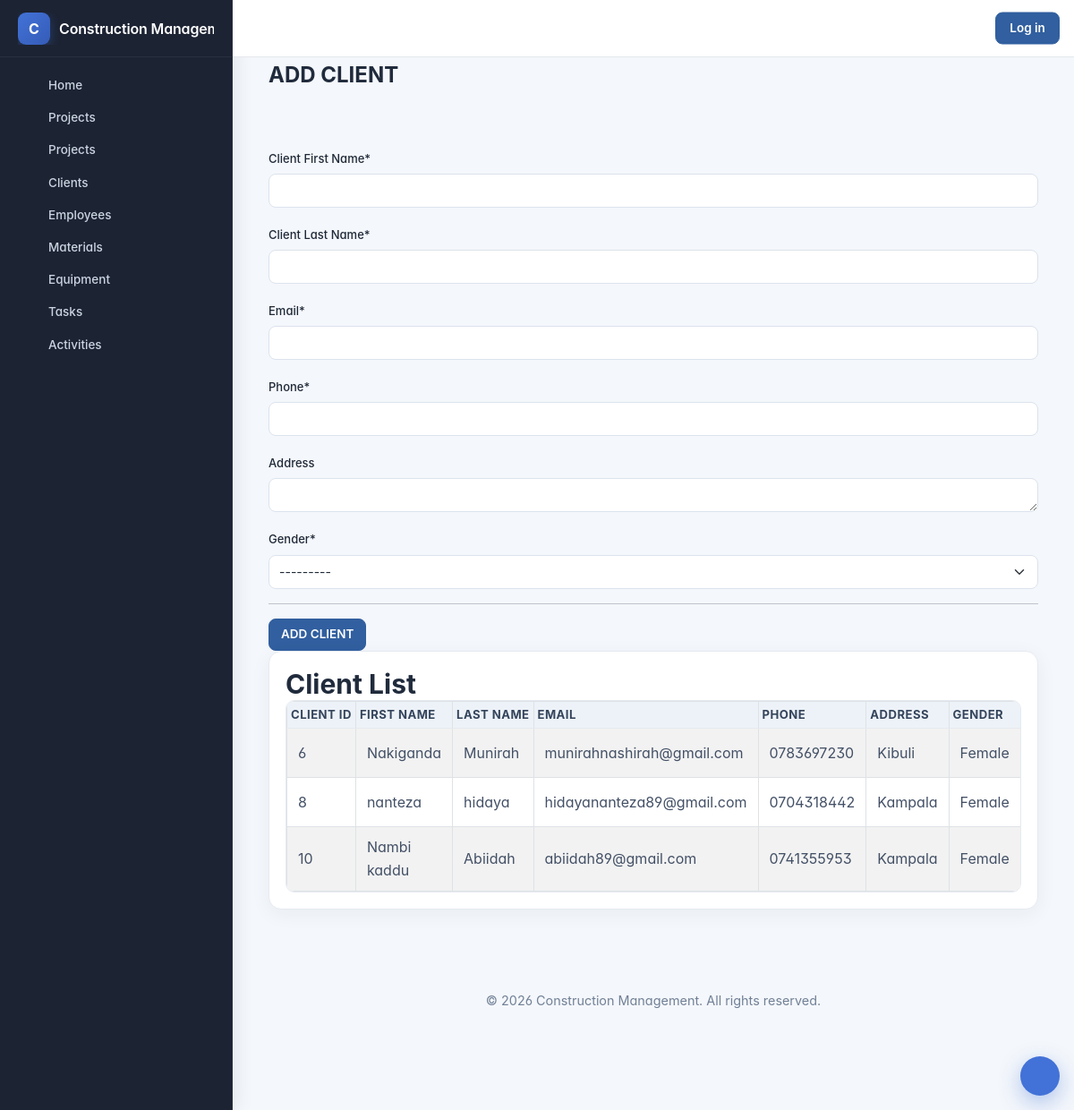
/add_client/, run on the app's committed database.
### management/models.py (models this page shows, shortened)
class Client(models.Model):
    GENDER_CHOICES = [
        ('M', 'Male'),
        ('F', 'Female')
    ]
    first_name = models.CharField(max_length=20, verbose_name=" Client First Name")
    last_name = models.CharField(max_length=20, verbose_name=" Client Last Name")
    email = models.EmailField()
    phone = models.CharField(max_length=20)
    address = models.TextField(blank=True, default='')
    gender = models.CharField(max_length=2, choices=GENDER_CHOICES)

### management/views.py (the view)
# urls.py: path('add_client/', add_client_view, name='add_client_page'),
def add_client_view(request):
    if request.method == 'POST':
        form = ClientForm(request.POST)
        if form.is_valid():
            form.save()
            messages.success(request, 'Client added successfully.')
    else:
        form = ClientForm()
    clients = Client.objects.all()
    context = {
        'form': form,
        'clients': clients,
        'msg': list(get_messages(request)),
    }
    return render(request, 'add_client.html', context)

### management/forms.py
class ClientForm(ModelForm):
    class Meta:
        model = Client
        fields = '__all__'
        widgets = {
            'address': forms.Textarea(attrs={'rows': 1}),
        }

### management/templates/add_client.html (shortened to what this page needs)
{% extends 'cooladmin_base.html' %}
{% load crispy_forms_tags %}
{% block content %}
    <div class="page-container">
    <div class="heading">
        <h2> ADD CLIENT</h2>
    </div>
    <br><br>
     <form method="POST">
        {{form|crispy}}
        <hr>
        <div class="button-container">
            <button type="submit" class="btn btn-primary">ADD CLIENT</button>
        </div>
    </form>
    <section>
        <h2>Client List</h2>
        <div class="table-responsive">
        <table class="table table-striped table-bordered table-hover table-sm">
            <thead class="thead-dark">
                <tr>
                    <th scope="col">Client ID</th>
                    <th scope="col">First Name</th>
                    <th scope="col">Last Name</th>
                    <th scope="col">Email</th>
                    <th scope="col">Phone</th>
                    <th scope="col">Address</th>
                    <th scope="col">Gender</th>
                </tr>
            </thead>
            <tbody>
                {% for client in clients %}
                    <tr>
                        <td>{{ client.id }}</td>
                        <td>{{ client.first_name }}</td>
                        <td>{{ client.last_name }}</td>
                        <td>{{ client.email }}</td>
                        <td>{{ client.phone }}</td>
                        <td>{{ client.address }}</td>
                        <td>{{ client.get_gender_display }}</td>
                    </tr>
                {% endfor %}
            </tbody>
        </table>
        </div>
    </section>
    <br><br>
    <div class="footer">
        <p>&copy; 2026 Construction Management. All rights reserved.</p>
    </div>
    </div>
{% endblock %}

### management/templates/cooladmin_base.html (shortened to what this page needs)
<!DOCTYPE html>
{% load static %}
<html lang="en">
<head>
    <link rel="stylesheet" href="{% static 'cooladmin/css/font-face.css' %}">
    <link rel="stylesheet" href="{% static 'cooladmin/vendor/fontawesome-7.3.1/css/all.min.css' %}">
    <link rel="stylesheet" href="{% static 'cooladmin/vendor/bootstrap-5.3.9.min.css' %}">
    <link rel="stylesheet" href="{% static 'cooladmin/vendor/css-hamburgers/hamburgers.min.css' %}">
    <link rel="stylesheet" href="{% static 'cooladmin/css/theme.css' %}">
    <link rel="stylesheet" href="{% static 'cooladmin/css/app.css' %}">
    <link rel="stylesheet" href="{% static 'cooladmin/css/construction.css' %}">
</head>
<body class="app">
    <div class="page-wrapper">
        <aside class="menu-sidebar" id="main-sidebar">
            <div class="logo">
                <a class="logo-link" href="{% url 'home_page' %}" aria-label="Construction Management System home">
                    <span class="logo-mark" aria-hidden="true">C</span>
                    <span class="logo-text">Construction Management</span>
                </a>
            </div>
            <div class="menu-sidebar__content">
                <nav class="navbar-sidebar" aria-label="Main navigation">
                    <ul class="list-unstyled navbar__list">
                        <li><a href="{% url 'home_page' %}"><i class="fa-solid fa-house" aria-hidden="true"></i>Home</a></li>
                        <li><a href="{% url 'project_list_page' %}"><i class="fa-solid fa-table-list" aria-hidden="true"></i>Projects</a></li>
                        <li><a href="{% url 'add_project_page' %}"><i class="fa-solid fa-building" aria-hidden="true"></i>Projects</a></li>
                        <li><a href="{% url 'add_client_page' %}"><i class="fa-solid fa-users" aria-hidden="true"></i>Clients</a></li>
                        <li><a href="{% url 'add_employee_page' %}"><i class="fa-solid fa-users-gear" aria-hidden="true"></i>Employees</a></li>
                        <li><a href="{% url 'add_material_page' %}"><i class="fa-solid fa-boxes-stacked" aria-hidden="true"></i>Materials</a></li>
                        <li><a href="{% url 'add_equipment_page' %}"><i class="fa-solid fa-truck" aria-hidden="true"></i>Equipment</a></li>
                        <li><a href="{% url 'add_task_page' %}"><i class="fa-solid fa-list-check" aria-hidden="true"></i>Tasks</a></li>
                        <li><a href="{% url 'add_activity_page' %}"><i class="fa-solid fa-clipboard-list" aria-hidden="true"></i>Activities</a></li>
                    </ul>
                </nav>
            </div>
        </aside>
        <div class="page-container">
            <header class="header-desktop">
                <div class="section__content section__content--p30">
                    <div class="container-fluid">
                        <div class="header-wrap">
                            <button class="sidebar-toggle js-sidebar-toggle" type="button" aria-label="Toggle navigation" aria-expanded="false" aria-controls="main-sidebar">
                                <i class="fa-solid fa-bars" aria-hidden="true"></i>
                            </button>
                            <div class="header-button">
                                <div class="account-wrap">
                                    {% if user.is_authenticated %}
                                        <span class="me-3">{{ user.get_username }}</span>
                                        <form method="post" action="{% url 'logout_page' %}">
                                            {% csrf_token %}
                                            <button class="btn btn-primary" type="submit">Log out</button>
                                        </form>
                                    {% else %}
                                        <a class="btn btn-primary" href="{% url 'index_page' %}">Log in</a>
                                    {% endif %}
                                </div>
                            </div>
                        </div>
                    </div>
                </div>
            </header>
            <main id="main-content" class="main-content">
                <div class="section__content section__content--p30">
                    <div class="container-fluid">
                        {% block content %}{% endblock %}
                    </div>
                </div>
            </main>
        </div>
    </div>
</body>
</html>

### static/cooladmin/css/construction.css (style rules this page uses)
:root { --cms-primary: #315f9f; --cms-primary-dark: #244b80; --cms-ink: #202b3c; --cms-muted: #718096; --cms-border: #e5eaf1; --cms-surface: #ffffff; --cms-page: #f4f7fb; }
html, body { min-height: 100%; }
body.app { background: var(--cms-page); color: var(--cms-ink); }
body.app .page-wrapper { background: var(--cms-page); }
body.app .page-container { background: transparent; }
body.app .main-content { padding-top: 88px; }
body.app .main-content > .section__content { padding-top: 22px; padding-bottom: 40px; }
body.app .main-content .page-container { padding-left: 0; background: transparent; }
body.app .page-container > section, body.app .content-card, body.app .admin-dashboard-card, body.app .login-box { background: var(--cms-surface); border: 1px solid var(--cms-border); border-radius: 14px; box-shadow: 0 5px 22px rgba(31, 50, 81, .055); }
body.app .page-container > section { padding: 24px; margin-bottom: 24px; }
body.app h1, body.app h2, body.app h3 { color: var(--cms-ink); }
body.app .heading { margin-bottom: 18px; }
body.app .heading h2, body.app .page-header h1, body.app .admin-dashboard-header h1 { font-size: clamp(1.35rem, 2vw, 1.8rem); font-weight: 700; }
body.app form .form-label, body.app form label { font-weight: 600; color: #39465a; }
body.app form .form-control, body.app form .form-select, body.app form input, body.app form select, body.app form textarea { border: 1px solid #dce3ed; border-radius: 8px; min-height: 42px; box-shadow: none; }
body.app form textarea { min-height: 105px; }
body.app .btn { border-radius: 8px; font-weight: 600; padding: .55rem .95rem; }
body.app .btn-primary { background: var(--cms-primary); border-color: var(--cms-primary); }
body.app .table-responsive { border: 1px solid var(--cms-border); border-radius: 10px; background: white; }
body.app .table { margin-bottom: 0; vertical-align: middle; }
body.app .table thead th { background: #edf2f8; color: #34445b; border-bottom: 1px solid var(--cms-border); font-size: .82rem; text-transform: uppercase; letter-spacing: .035em; white-space: nowrap; }
body.app .table td { color: #435066; padding: .8rem .75rem; }
body.app .footer { color: var(--cms-muted); text-align: center; padding: 22px 10px; font-size: .9rem; }
body.app .menu-sidebar { box-shadow: 4px 0 20px rgba(20,35,55,.08); }
body.app .header-desktop { box-shadow: 0 2px 12px rgba(20,35,55,.04); }
body.app .main-content { padding-top: 58px; }
body.app .main-content > .section__content { padding-top: 12px; padding-bottom: 24px; }
body.app .heading { margin-bottom: 12px; }
body.app .page-container > section { padding: 18px; margin-bottom: 16px; }
body.app form .mb-3, body.app form .form-group, body.app form .form-row, body.app form .row { margin-bottom: 12px; }
body.app form .form-label, body.app form label { display: block; margin-bottom: 5px; }
body.app form .form-control, body.app form .form-select, body.app form input, body.app form select, body.app form textarea { min-height: 38px; padding: 7px 11px; margin-bottom: 0; }
body.app form textarea { min-height: 88px; }
body.app form .button-container, body.app form .form-actions, body.app form .d-flex, body.app .button-container, body.app .form-actions { display: flex; align-items: center; flex-wrap: wrap; gap: 9px; }
body.app form button, body.app form .btn, body.app .button-container .btn, body.app .form-actions .btn { min-height: 36px; padding: 7px 13px; margin: 0; }
body.app .table td { padding-top: .62rem; padding-bottom: .62rem; }

### data on the page
Client: id "6", first_name "Nakiganda", last_name "Munirah", email "munirahnashirah@gmail.com", phone "0783697230", address "Kibuli", gender "Female"
Client: id "8", first_name "nanteza", last_name "hidaya", email "hidayananteza89@gmail.com", phone "0704318442", address "Kampala", gender "Female"
Client: id "10", first_name "Nambi kaddu", last_name "Abiidah", email "abiidah89@gmail.com", phone "0741355953", address "Kampala", gender "Female"
